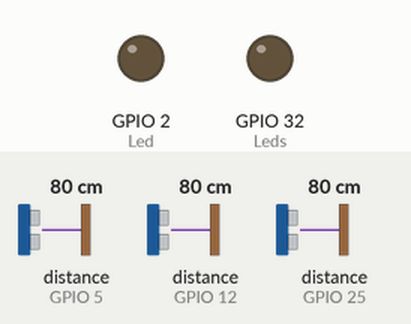
This sketch was run on a simulated ESP32. Shown: output pins drawn as LEDs (lit = HIGH). Inputs (shaded band) come from the test bench; at power-on: distance to the obstacle (sensors on GPIO 12, GPIO 25, GPIO 5) 80 cm. WiFi joins after 1.5 s; servers stay silent unless stated; storage starts empty; what the sketch prints to the serial monitor is not drawn.

Above: at 2.7 s.
2.8 s: distance to the obstacle (sensor on GPIO 12) set to 11 cm
4.7 s: distance to the obstacle (sensor on GPIO 12) set to 8 cm
At 6.6 s:
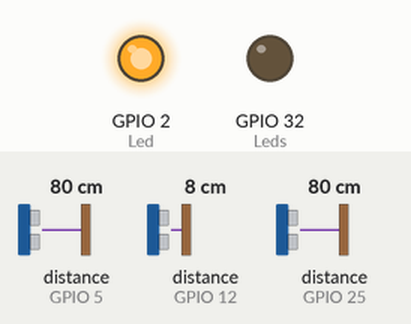
7.0 s: distance to the obstacle (sensor on GPIO 25) set to 11 cm
8.7 s: distance to the obstacle (sensor on GPIO 25) set to 8 cm
At 10.7 s:
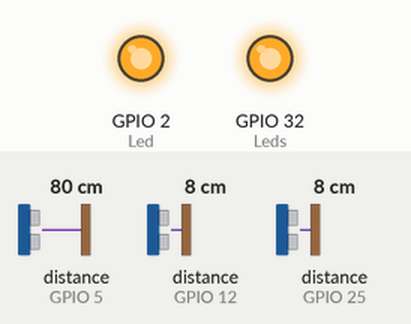
11.0 s: distance to the obstacle (sensor on GPIO 12) set to 18 cm
At 12.2 s:
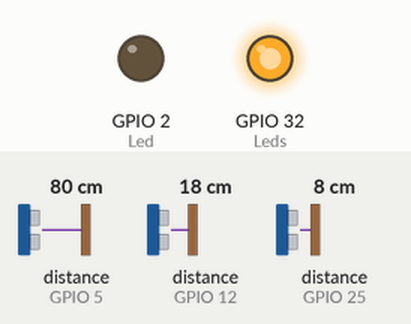
Timing chart, 0 to 14.0 s (numbered marks = the images above; inputs shaded):
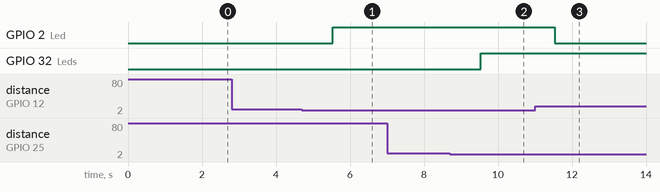

Measured:
- the behaviour switches between 10 and 9 cm on distance to the obstacle (sensor on GPIO 12) (found by bisection; images 0 and 1)
- the behaviour switches between 10 and 9 cm on distance to the obstacle (sensor on GPIO 25) (found by bisection; images 1 and 2)
- after the input at 2.8 s, every drawn part: stays the same
- after the input at 4.7 s, GPIO 2 (Led): LOW → HIGH after 0.83 s
- after the input at 7.0 s, every drawn part: stays the same
- after the input at 8.7 s, GPIO 32 (Leds): LOW → HIGH after 0.83 s
- after the input at 11.0 s, GPIO 2 (Led): HIGH → LOW after 0.53 s

The sketch:

esp-32.ino
```cpp
//Librerias
#include <WiFi.h>
#include <ESPAsyncWebServer.h>
#include <SPIFFS.h>
#include <WebSocketsServer.h>
#include <ArduinoJson.h>
#include <Ultrasonic.h>
#include <Ticker.h>

//Se definen las variables
#define Led 2
#define Leds 32
#define Ledss 26

Ultrasonic ultrasonic(13, 12);
Ultrasonic ultrasonic2(33, 25);
Ultrasonic ultrasonic3(18, 5);

int distance;
int distance2;
int distance3;
int indicador;
int indicador2;
int indicador3;

//Se colocan las credenciales de la red para realizar la conexion a la red
const char* ssid     = "Totalplay-BCAA";
const char* password = "F8071FR234511";
//Se crea la funcion
void enviarDatos();

//Funcion de libreria de tiempo
Ticker timer;

AsyncWebServer server(80); //server port 80
WebSocketsServer webSocket = WebSocketsServer(81);

//Indica error en caso de no encontrar el recurso
void notFound(AsyncWebServerRequest *request)
{
  request->send(404, "text/plain", "Page Not Found");
}

void webSocketEvent(uint8_t num, WStype_t type, uint8_t * payload, size_t length) {

    switch(type) {
        case WStype_DISCONNECTED:
            Serial.printf("[%u] Disconnected!\n", num); //inidica el numero de usuario que se desconecto
            break;
        case WStype_CONNECTED:
            {
                IPAddress ip = webSocket.remoteIP(num);
                Serial.printf("[%u] Connected from %d.%d.%d.%d url: %s\n", num, ip[0], ip[1], ip[2], ip[3], payload); //indica la ip del usuario que se conecto y se le asigna un nuemro en el array

				// send message to client
				webSocket.sendTXT(num, "Connected on server: "); //inidca la ip con la que se conecto
            }
            break;
        case WStype_TEXT:
            Serial.printf("[%u] get Text: %s\n", num, payload);
            String mensaje = String((char*)(payload));
            Serial.println(mensaje);
             DynamicJsonDocument doc(200);
             DeserializationError error = deserializeJson(doc, mensaje); //Recibe una intsruccion en formato JSON y la decodifica
             if(error){
               Serial.print("deserializeJson() failed: "); //Inidica el error en caso de fallar la decodificacion
               Serial.println(error.c_str());
               return;
             }
    }
}

void setup(void) {
  //Indica los baudios
  Serial.begin(115200);
  pinMode(Led, OUTPUT); //Inidca que el led va tener una salida
  pinMode(Leds, OUTPUT);

//establece la conexion con la red
 WiFi.begin(ssid, password);
  Serial.print("Conectando");
  while (WiFi.status() != WL_CONNECTED)
  {
    delay(500);
    Serial.print(".");
  }
  Serial.println();
  //Indica la ip donde se aloja el servidor local
  Serial.print("Conectado, dirección IP: ");
  Serial.println(WiFi.localIP());


 //intialize SPIFFS (subir archivos a la memoria)
 if(!SPIFFS.begin(true)){
  Serial.println("A ocurrido un error al montado SPIFFS"); //indica el error en caso de no poder subir el archivo
  return;
 }

  // se hace la peticion a la pagina web
  server.on("/", HTTP_GET, [](AsyncWebServerRequest *request) //inicia el sevidor usando el protocolo HTTP
  {
    request->send(SPIFFS, "/index.html", "text/html"); //indica donde se aloja la pagina web
  });

  server.onNotFound(notFound);//Error en caso de no encontrar el recurso
  server.begin(); //Finalemente inciamos el servidor

  webSocket.begin();//inica el websocket
  webSocket.onEvent(webSocketEvent);

  timer.attach(1, enviarDatos); //Llama a las funciones cada 2 segundos
}


void loop()
{
  webSocket.loop(); //inicia un bucle del websocket
 }

//Envia los datos
void enviarDatos()
{
  distance = ultrasonic.read(CM); //Lee los datos que envia el sensor ultrasonico
  distance2 = ultrasonic2.read(CM);
  distance3 = ultrasonic3.read(CM);

  //valida que se este enviando un valor numerico
   if (isnan(distance || distance2 || distance3)){
     Serial.println(F("Fallo al detectar!"));
     return;
   }
   //Distancia 1
   // actualiza el valor del LED para encenderlo
   if(distance >= 10)
   {
    indicador = 0; //variable indica un valor booleano
    digitalWrite(Led,indicador);//indica que encienda el LED
   }else if(distance <= 20){ //caso contrario menor a la distancia indicada
    indicador = 1; //varibale indica un valor booleano
    digitalWrite(Led,indicador);//indica que apague el LED
   }
   //Distancia 2
   if(distance2 >=10)
   {
    indicador2 = 0;
    digitalWrite(Leds,indicador2);//indica que encienda el LED
   }else if ( distance2 <=20)
   {
    indicador2 = 1;
    digitalWrite(Leds,indicador2);
   }
   //Distancia 3
    if(distance3 >=10)
   {
    indicador3 = 0;
    digitalWrite(Ledss,indicador3);//indica que encienda el LED
   }else if ( distance3 <=20)
   {
    indicador3 = 1;
    digitalWrite(Ledss,indicador3);
   }

   //Envia los datos en formato JSON para ser interpretados por JS
  String JSON_Data = "{\"distancia\":";
         JSON_Data += distance;
         JSON_Data +=",\"distancia2\":";
         JSON_Data += distance2;
         JSON_Data +=",\"distancia3\":";
         JSON_Data += distance3;
         JSON_Data += ",\"indicador\":";
         JSON_Data += indicador;
         JSON_Data += ",\"indicador2\":";
         JSON_Data += indicador2;
         JSON_Data += ",\"indicador3\":";
         JSON_Data += indicador3;
         JSON_Data += "}";

  // imprime los datos en el monitor serial
  Serial.println(JSON_Data);
  //Envia los datos a todos los clientes conectados
  webSocket.broadcastTXT(JSON_Data);
}
```
